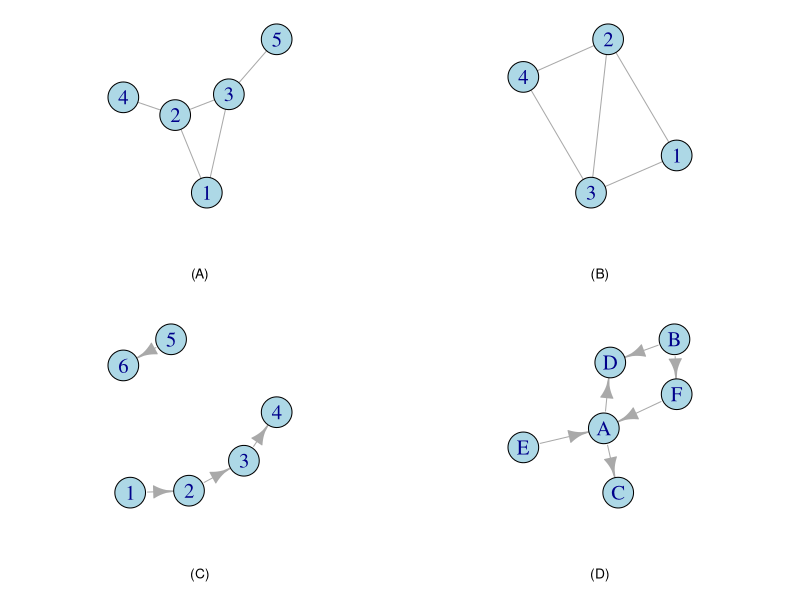

R code for this plot:
## ---- chunk 1
library(igraph)
## ---- chunk 2
# we will discuss the creation of graphs later. At that time just look at the pictures
par(mar=c(5.1,1,1,1), mfrow = c(2,2))
plot(make_graph("Bull"), 
     vertex.color = "lightblue", 
     vertex.size = 40, 
     vertex.label.cex = 1.5,
     xlab = "(A)")
plot(make_graph("Diamond"), 
     vertex.color = "lightblue", 
     vertex.size = 40, 
     vertex.label.cex = 1.5,
     xlab = "(B)")
plot(make_graph(c(1, 2, 2, 3, 3, 4, 5, 6), directed = TRUE), 
     vertex.color = "lightblue", 
     vertex.size = 40, 
     vertex.label.cex = 1.5,
     xlab = "(C)")
plot(make_graph(c("A","C", "A","D", "B","D", "E","A", "B","F", "F","A"), directed = TRUE), 
     vertex.color = "lightblue", 
     vertex.size = 40, 
     vertex.label.cex = 1.5,
     xlab = "(D)")
